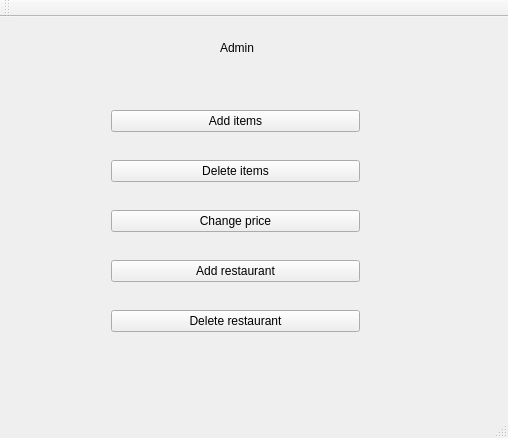
<?xml version="1.0" encoding="UTF-8"?>
<ui version="4.0">
 <class>MainWindow</class>
 <widget class="QMainWindow" name="MainWindow">
  <property name="geometry">
   <rect>
    <x>0</x>
    <y>0</y>
    <width>508</width>
    <height>438</height>
   </rect>
  </property>
  <property name="windowTitle">
   <string>MainWindow</string>
  </property>
  <widget class="QWidget" name="centralWidget">
   <widget class="QWidget" name="verticalLayoutWidget">
    <property name="geometry">
     <rect>
      <x>100</x>
      <y>60</y>
      <width>271</width>
      <height>291</height>
     </rect>
    </property>
    <layout class="QVBoxLayout" name="verticalLayout">
     <item>
      <widget class="QPushButton" name="pushButton">
       <property name="text">
        <string>Add items</string>
       </property>
      </widget>
     </item>
     <item>
      <widget class="QPushButton" name="pushButton_2">
       <property name="text">
        <string>Delete items</string>
       </property>
      </widget>
     </item>
     <item>
      <widget class="QPushButton" name="pushButton_3">
       <property name="text">
        <string>Change price</string>
       </property>
      </widget>
     </item>
     <item>
      <widget class="QPushButton" name="pushButton_4">
       <property name="text">
        <string>Add restaurant</string>
       </property>
      </widget>
     </item>
     <item>
      <widget class="QPushButton" name="pushButton_5">
       <property name="text">
        <string>Delete restaurant</string>
       </property>
      </widget>
     </item>
    </layout>
   </widget>
   <widget class="QLabel" name="label">
    <property name="geometry">
     <rect>
      <x>220</x>
      <y>10</y>
      <width>41</width>
      <height>41</height>
     </rect>
    </property>
    <property name="text">
     <string>Admin</string>
    </property>
   </widget>
  </widget>
  <widget class="QMenuBar" name="menuBar">
   <property name="geometry">
    <rect>
     <x>0</x>
     <y>0</y>
     <width>508</width>
     <height>26</height>
    </rect>
   </property>
  </widget>
  <widget class="QToolBar" name="mainToolBar">
   <attribute name="toolBarArea">
    <enum>TopToolBarArea</enum>
   </attribute>
   <attribute name="toolBarBreak">
    <bool>false</bool>
   </attribute>
  </widget>
  <widget class="QStatusBar" name="statusBar"/>
 </widget>
 <layoutdefault spacing="6" margin="11"/>
 <resources/>
 <connections/>
</ui>
